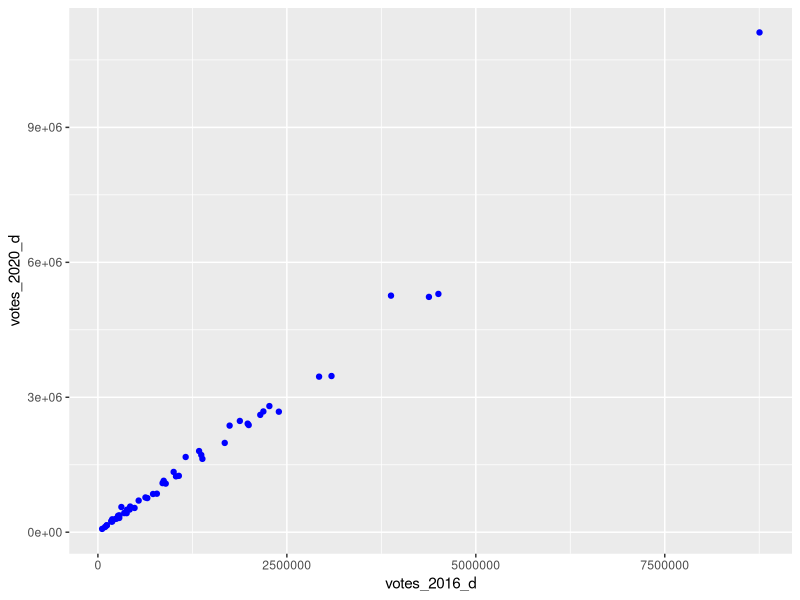

This chart was generated by the following R code:
# Today we will compare the performance of the Democratic and Republican 
# candidates in the 2016 and 2020 elections, using state-level election data.
# 
# | Name                | Description                                               |
# |---------------------|-----------------------------------------------------------|
# | `state`             | Name of the state                                         |
# | `state_po`          | State abbreviation                                        |
# | `votes_2016_d`      | Number of votes for Clinton in the general election, 2016 |
# | `votes_2016_r`      | Number of votes for Trump in the general election, 2016   |
# | `votes_2020_d`      | Number of votes for Biden in the general election, 2020   |
# | `votes_2020_r`      | Number of votes for Trump in the general election, 2020   |

# The data is in a file named `pres_elec_data.csv`

# Question 1 --------------------------------------------------------------

# Save the data to a folder called "data". This folder must be in the same
# directory as your Rscript and working directory.
# The path to the data MUST be "data/pres_elec_data.csv"
# Load the data and save it to an object called `elec`.

library(tidyverse)
# getwd()
setwd("/Users/ronuniqueclark/Desktop/data/")
getwd()
data <- read.csv("pres_elec_data.csv")
view(data)
elec <- read.csv("pres_elec_data.csv")
view(elec)
# Question 2 --------------------------------------------------------------

# Add two new variables to `elec`:
# 1. `dem_pct_2016` equal to the two party-vote share of the Dem. candidate in 2016
#     dem_pct_2016 = votes_2016_d/(votes_2016_d + votes_2016_r)
# 2. `dem_pct_2020` equal to the two party-vote share of the Dem. candidate in 2020

dem_pct_2016_d <- select(elec,votes_2016_d)
votes_2016_d <- sum(dem_pct_2016_d)
dem_pct_2016_r <- select(elec,votes_2016_r)
votes_2016_r <- sum(dem_pct_2016_r)
dem_pct_2016 <- votes_2016_d/(votes_2016_d + votes_2016_r)
dem_pct_2016

dem_pct_2020_d <- select(elec,votes_2020_d)
votes_2020_d <- sum(dem_pct_2020_d)
dem_pct_2020_r <- select(elec,votes_2020_r)
votes_2020_r <- sum(dem_pct_2020_r)
dem_pct_2020 <- votes_2020_d/(votes_2020_d + votes_2020_r)
dem_pct_2020

# Question 3 --------------------------------------------------------------

# Calculate the difference between the Democratic vote share in 2020 and in 2016,
# and save this to variable in elec called `dem_change`
# (calculate this as dem_pct_2020-dem_pct_2016)

dem_change <- dem_pct_2020-dem_pct_2016
dem_change



# Question 4 --------------------------------------------------------------

# Which state moved the most toward the Democratic candidate in 2020? Which
# moved the most toward the Republican candidate? (not autograded)

elec <- mutate(elec, dem_gain=votes_2020_d-votes_2016_d, rep_gain=votes_2020_r-votes_2016_r)

dem_move_2020 <- select(elec,state_po,dem_gain)%>%
  arrange(desc(dem_gain))
dem_move_2020[1,]

rep_move_2020 <- select(elec,state_po,rep_gain)%>%
  arrange(desc(rep_gain))
rep_move_2020[1,]
# Question 5 --------------------------------------------------------------

# This question is not autograded

# Make a plot showing the 2016 Demogratic vote share on the x-axis, the
# 2020 Democratic vote share on the y-axis, and each state as a point or text
# label. Experiment with ggplot and use the help functions to make your plot
# look nice.

library(ggplot2)
graph <- ggplot() + 
  geom_point(data = elec,aes(x=votes_2016_d,y=votes_2020_d), color="blue")
graph
# What do you observe on this graph?
# What I observed on this graph is that the 2020 and 2016 Democratic vote results
# are closely related. However, there is one outlier.





